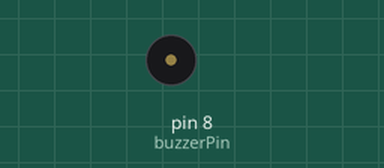
This sketch was run on a simulated Arduino Uno, built with avr-gcc and run on an emulated ATmega328P. Shown: buzzer (waves = sounding). Random numbers use the default seed unless the sketch sets one.

Above: at 3.5 s.
At 35.23 s:
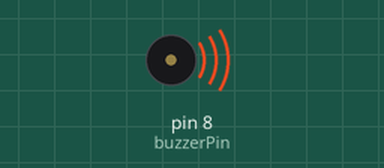
Timing chart, 0 to 36.2 s (numbered marks = the images above):
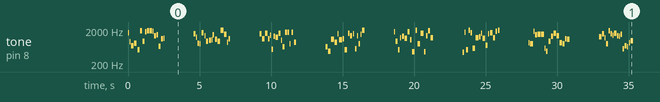

Measured:
- by itself, tone on pin 8 (buzzerPin): plays 1647 Hz for 0.10 s, 913 Hz for 0.06 s, 690 Hz for 0.17 s, 824 Hz for 0.18 s, 523 Hz for 0.16 s, 1880 Hz for 0.12 s … (450 notes in this stretch)

The sketch:

test_zvuk_tranz_chaos.ino
```cpp
// Definice pinu pro bzučák
const int buzzerPin = 8;

void setup() {
  // Pin 8 bude ovládat náš tranzistor
  pinMode(buzzerPin, OUTPUT);
}

void loop() {
  // R2D2 styl: Rychlé skoky mezi frekvencemi
  for (int i = 0; i < 16; i++) {
    int frequency = random(440, 2000); // Náhodný tón
    int duration = random(50, 200);    // Náhodná délka

    tone(buzzerPin, frequency, duration);
    delay(duration + 40); // Krátká pauza mezi tóny
  }

  delay(2000); // Pauza mezi "větami"
}
```
